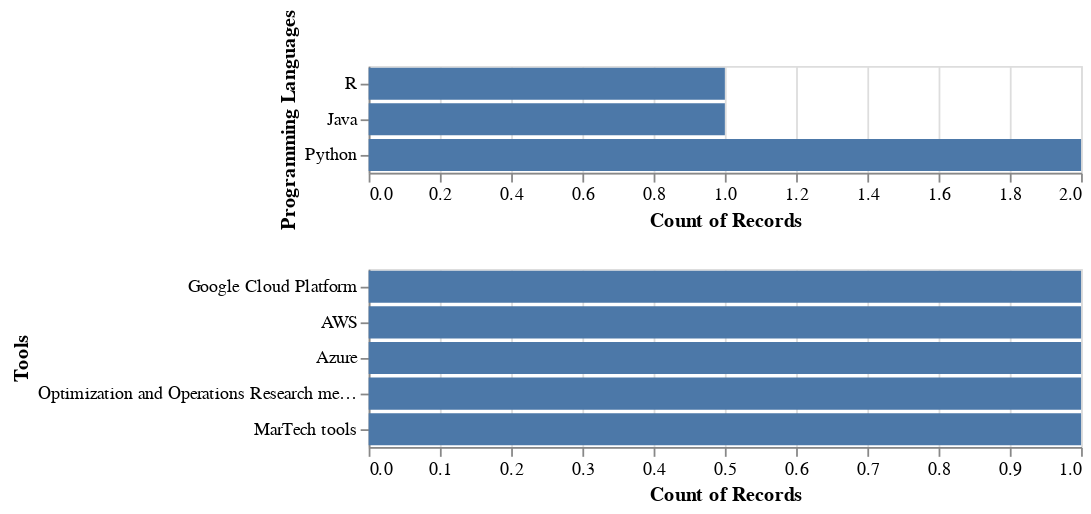

The notebook cell saved with this chart:
### Code cell
import altair as alt


chart = alt.vconcat(
    alt.Chart(df).mark_bar().encode(
        alt.X('count()'),
        alt.Y('Programming Languages', sort='x')
    ),
    alt.Chart(df2).mark_bar().encode(
        alt.X('count()', ),
        alt.Y('Tools', sort='x'))).properties(

)


chart

### Figure 1 — Vega-Lite specification as saved in the notebook (floating-point values rounded to 4 significant figures)
{"config": {"view": {"continuousWidth": 400, "continuousHeight": 300}}, "vconcat": [{"data": {"name": "data-8d97241a55a5c494789c729078915b71"}, "mark": "bar", "encoding": {"x": {"aggregate": "count", "type": "quantitative"}, "y": {"field": "Programming Languages", "sort": "x", "type": "nominal"}}}, {"data": {"name": "data-ad22c3887f9121e407f46aacd97fd98f"}, "mark": "bar", "encoding": {"x": {"aggregate": "count", "type": "quantitative"}, "y": {"field": "Tools", "sort": "x", "type": "nominal"}}}], "$schema": "https://vega.github.io/schema/vega-lite/v4.17.0.json", "datasets": {"data-8d97241a55a5c494789c729078915b71": [{"Programming Languages": "Python"}, {"Programming Languages": "Python"}, {"Programming Languages": "R"}, {"Programming Languages": "Java"}], "data-ad22c3887f9121e407f46aacd97fd98f": [{"Tools": "Google Cloud Platform"}, {"Tools": "AWS"}, {"Tools": "Azure"}, {"Tools": "Optimization and Operations Research methodologies"}, {"Tools": "MarTech tools"}]}}
